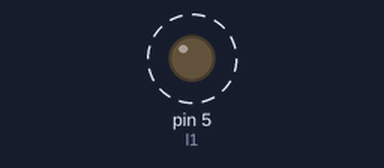
The sketch below on a simulated Arduino Uno, built with avr-gcc and run on an emulated ATmega328P. Parts: output pins drawn as LEDs (lit = HIGH). Dashed ring = blinking.

Above: at 0.5 s.
Timing chart, 0 to 4.6 s (numbered marks = the images above):
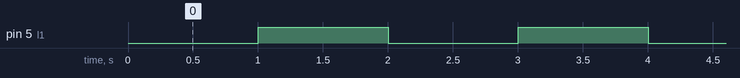

Measured:
- by itself, pin 5 (l1): alternates HIGH for 1.0 s and LOW for 1.0 s

The sketch:

LED_ON.ino
```cpp
const int l1=5;
void setup()
{
  pinMode(l1,OUTPUT);
}
void loop()
{

  digitalWrite(l1,LOW);
  delay(1000); //to delay the output or next command by 1s
  digitalWrite(l1,HIGH); //on led
  delay(1000); //to delay the output or next command by 1s


}
```
